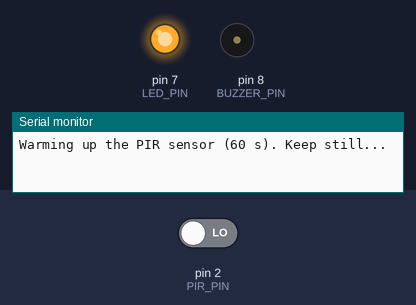
A sketch run on a simulated Arduino Uno, built with avr-gcc and run on an emulated ATmega328P. Parts: output pins drawn as LEDs (lit = HIGH), buzzer (waves = sounding, pin HIGH), the last lines printed to the serial monitor. Inputs (shaded band) come from the test bench; at power-on: pin 2 (PIR_PIN) LOW.

Above: at 0.6 s.
At 60.1 s:
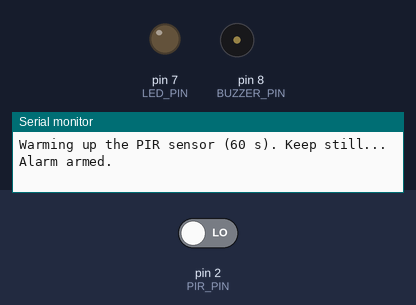
Timing chart, 0 to 61.6 s (numbered marks = the images above):
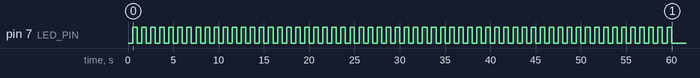

The sketch:

pir_sketch.ino
```cpp
// ElectroDai - PIR motion alarm (HC-SR501)
// PIR OUT -> D2, LED (via 220 ohm) -> D7, active buzzer -> D8

const int PIR_PIN = 2;
const int LED_PIN = 7;
const int BUZZER_PIN = 8;

const unsigned long WARMUP_MS = 60000;   // PIR settling time at power-up
const unsigned long ALARM_MS = 5000;     // how long the alarm stays on after PIR OUT goes LOW

unsigned long alarmStart = 0;
bool alarmOn = false;

void setup() {
  pinMode(PIR_PIN, INPUT);
  pinMode(LED_PIN, OUTPUT);
  pinMode(BUZZER_PIN, OUTPUT);
  Serial.begin(9600);

  Serial.println("Warming up the PIR sensor (60 s). Keep still...");
  // Blink the LED during warm-up so you know the alarm is not ready
  unsigned long start = millis();
  while (millis() - start < WARMUP_MS) {
    digitalWrite(LED_PIN, (millis() / 500) % 2);
    delay(10);
  }
  digitalWrite(LED_PIN, LOW);
  Serial.println("Alarm armed.");
}

void loop() {
  unsigned long now = millis();

  // Motion detected: start (or restart) the alarm
  if (digitalRead(PIR_PIN) == HIGH) {
    if (!alarmOn) Serial.println("Motion detected!");
    alarmOn = true;
    alarmStart = now;
  }

  if (alarmOn) {
    digitalWrite(LED_PIN, HIGH);
    digitalWrite(BUZZER_PIN, HIGH);
    // Stop after PIR OUT has been LOW for ALARM_MS
    if (now - alarmStart > ALARM_MS) {
      alarmOn = false;
      digitalWrite(LED_PIN, LOW);
      digitalWrite(BUZZER_PIN, LOW);
      Serial.println("Alarm stopped.");
    }
  }
}
```
